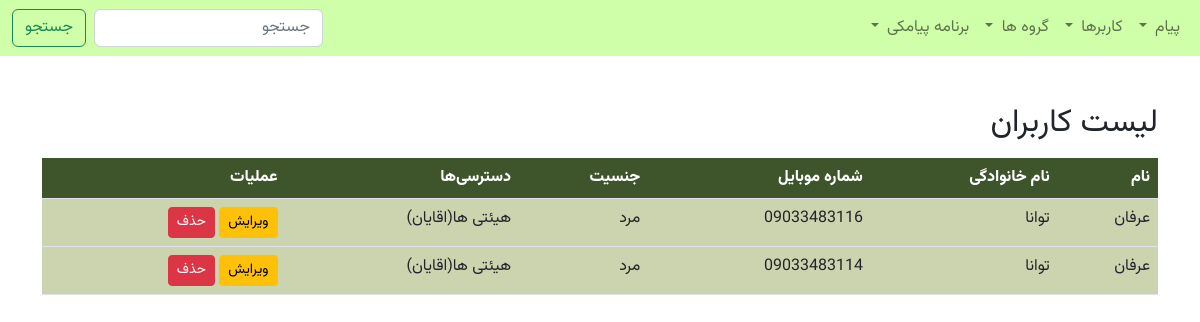
Page /accounts/user_list/ (signed in) on the committed database.
### accounts/models.py (models this page shows, shortened)
class User(AbstractBaseUser, PermissionsMixin):
    phone_number = models.CharField(max_length=15, unique=True, default='', verbose_name="phone number")
    username = None  # Remove the username field as it's not needed
    email = None  # Remove the email field as it's not used
    id = models.UUIDField(primary_key=True, default=uuid.uuid4, editable=False)
    first_name = models.CharField("first name", max_length=150, blank=True)  # User's first name
    last_name = models.CharField("last name", max_length=150, blank=True)  # User's last name
    gender = models.CharField(max_length=10, default='مرد', choices=[('مرد', 'مرد'), ('زن', 'زن')], blank=True,
                              verbose_name="جنسیت")  # Gender field
    is_staff = models.BooleanField("staff status", default=False,
                                   help_text="Designates whether the user can log into this admin site.")
    is_active = models.BooleanField("active", default=True,
                                    help_text="Designates whether this user should be treated as active.")
    date_joined = models.DateTimeField("date joined", default=timezone.now)
    organization = models.ForeignKey('organizations.Organization', on_delete=models.SET_NULL, null=True, blank=True,
                                     verbose_name="سازمان")
    groups = models.ManyToManyField("organizations.Group", verbose_name="گروه‌ها", related_name="users",
                                    blank=True)  # ارتباط با گروه‌ها
    USERNAME_FIELD = 'phone_number'  # Set phone_number as the unique identifier for authentication
    objects = CustomUserManager()  # Assign the custom user manager
    class Meta:
        verbose_name = 'کاربر'
        verbose_name_plural = 'کاربرها'

### organizations/models.py (models this page shows, shortened)
class Group(models.Model):
    name = models.CharField(max_length=255, verbose_name="نام گروه")
    organization = models.ForeignKey(Organization, on_delete=models.CASCADE, verbose_name="سازمان",
                                     related_name='groups')
    created_at = models.DateTimeField(default=timezone.now, verbose_name="تاریخ ایجاد", blank=True, null=True)
    description = models.TextField(blank=True, null=True, verbose_name="توضیحات درباره گروه")
    class Meta:
        verbose_name = 'گروه'
        verbose_name_plural = 'گروه‌ها'

### accounts/views.py (the view)
# urls.py: path('user_list/', UserListView.as_view(), name='user_list'),
class UserListView(View):
    def get(self, request):
        users = User.objects.filter(
            organization_id=request.user.organization.id)  # می‌توانید فیلترهای بیشتری برای کاربران اضافه کنید
        return render(request, 'accounts/user_list.html', {'message': '', 'data': {'users': users}})

### accounts/templates/accounts/user_list.html (shortened to what this page needs)
{% extends 'base.html' %}
{% load static %}
{% block content %}
<div class="container mt-5">
    <h2>لیست کاربران</h2>
    <table class="table mt-3" style="border-collapse: collapse; width: 100%;">
        <thead>
            <tr style="background-color: #3e552b; color: white;">
                <th>نام</th>
                <th>نام خانوادگی</th>
                <th>شماره موبایل</th>
                <th>جنسیت</th>
                <th>دسترسی‌ها</th>
                <th>عملیات</th>
            </tr>
        </thead>
        <tbody>
            {% for user in data.users %}
                <tr style="background-color: #ccd4af;">
                    <td>{{ user.first_name }}</td>
                    <td>{{ user.last_name }}</td>
                    <td>{{ user.phone_number }}</td>
                    <td>{{ user.gender }}</td>
                    <td>
                        {% for group in user.groups.all %}
                            {{ group.name }}{% if not forloop.last %}, {% endif %}
                        {% endfor %}
                    </td>
                    <td>
                        <a href="{% url 'user_edit' user.id %}" class="btn btn-sm btn-warning">ویرایش</a>
                        <form method="post" action="{% url 'user_delete' user.id %}" style="display: inline;">
                            <button type="submit" class="btn btn-sm btn-danger"
                                    onclick="return confirm('آیا مطمئن هستید که می‌خواهید این کاربر را حذف کنید؟');">
                                حذف
                            </button>
                        </form>
                    </td>
                </tr>
            {% empty %}
                <tr>
                    <td colspan="6" class="text-center">هیچ کاربری یافت نشد</td>
                </tr>
            {% endfor %}
        </tbody>
    </table>
</div>
{% endblock %}

### static/css/style.css (style rules this page uses)
body { margin: 0; font-family: vazir, sans-serif; }

### rows in the picture
User: first_name "عرفان", last_name "توانا", phone_number "09033483116", gender "مرد"
Group: name "هیئتی ها(اقایان)"
User: first_name "عرفان", last_name "توانا", phone_number "09033483114", gender "مرد"
